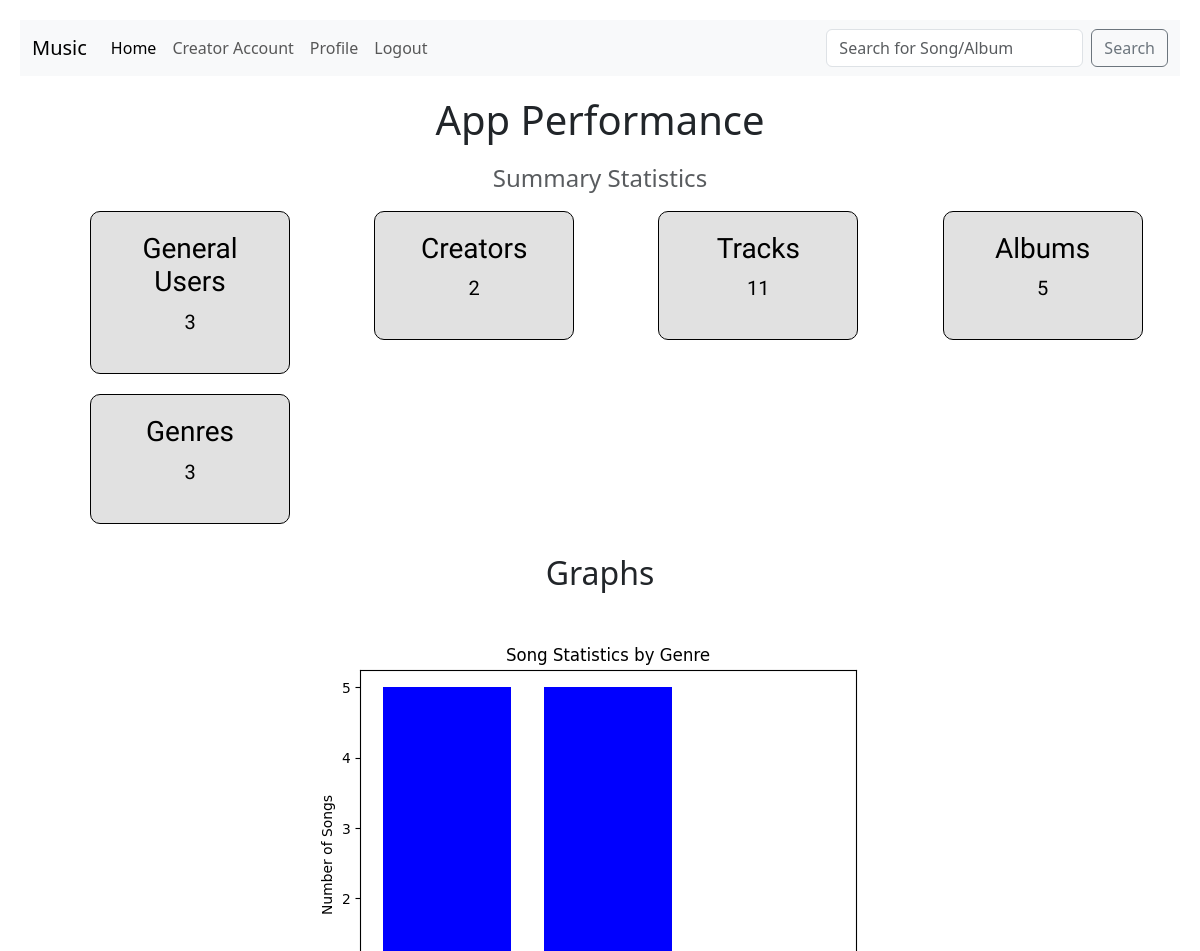
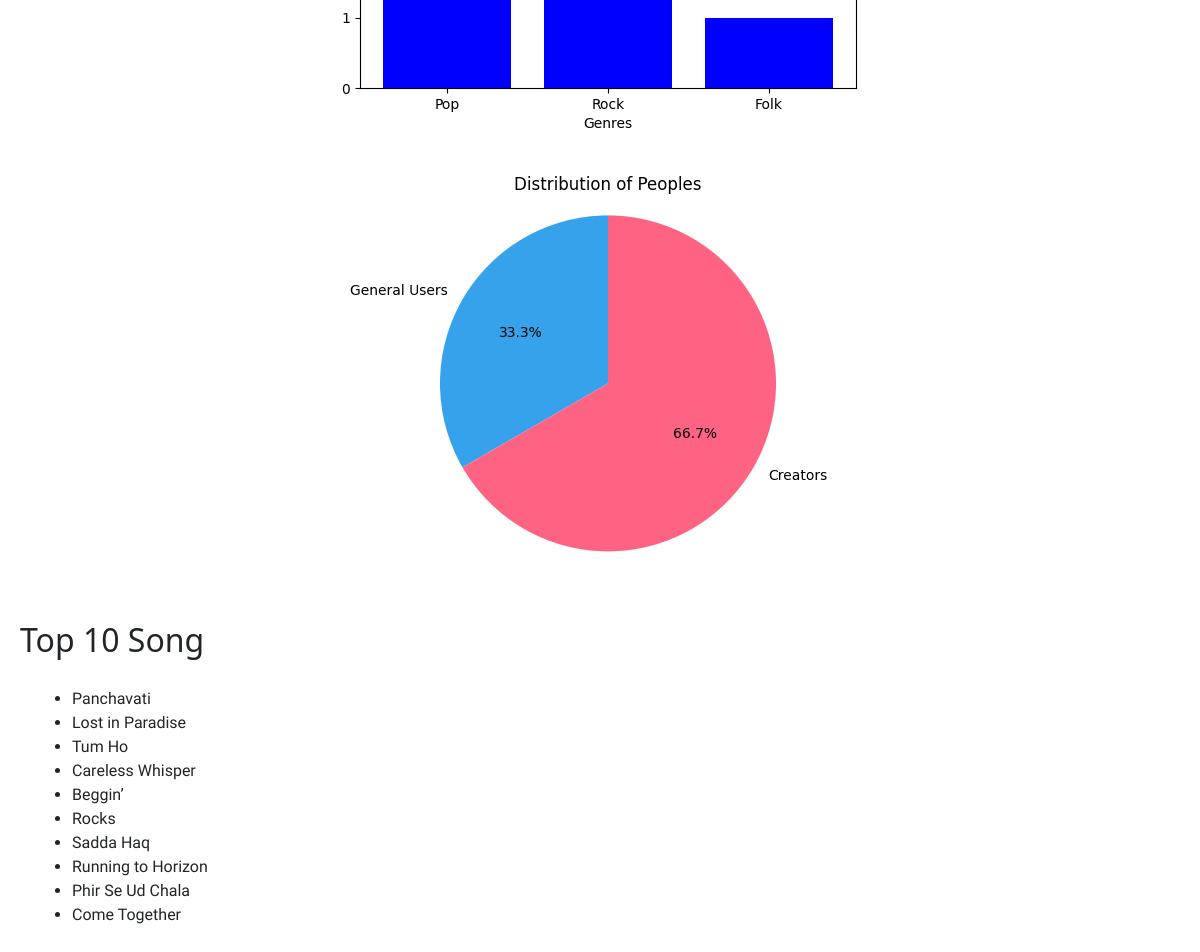
/admin_dashboard (signed in), run on the app's committed database (2 pictures, top to bottom).
### models.py (models this page shows)
class Songs(db.Model):
    __tablename__ = 'songs'
    song_id = db.Column(db.Integer, primary_key=True, nullable=False)
    creator_id = db.Column(db.Integer, db.ForeignKey('creators.creator_id'), nullable=False)
    name = db.Column(db.String(50), nullable=False)
    singer = db.Column(db.String(50), nullable=False)
    song_path = db.Column(db.String(100), nullable=False)
    lyrics_path = db.Column(db.String(100), nullable=False)
    thumbnail_path = db.Column(db.String(100), nullable=False)
    duration = db.Column(db.Integer, nullable=False)
    release_date = db.Column(db.DateTime, nullable=False)
    genre = db.Column(db.String(10), nullable=False)
    creator = db.relationship('Creators', back_populates='song')
    albums = db.relationship('Albums', secondary=album_song_association, back_populates='songs')
    playlists = db.relationship('Playlists', secondary=playlist_song_association, back_populates='songs')
    ratings = db.relationship('Ratings', back_populates='song')

### routes.py (the view)
@app.route('/admin_dashboard')
@auth_required
def admin_dashboard():
    user = Users.query.get(session['user_id'])
    top_rated_songs = db.session.query(
        Songs,
        func.round(func.avg(Ratings.rating), 2).label('average_rating')
    ).join(Ratings).group_by(Songs).order_by(func.avg(Ratings.rating).desc()).limit(10).all()
    songs = Songs.query.all()
    total_users = Users.query.filter(Users.role != 'admin').count()
    total_creators = Creators.query.count()
    total_tracks = Songs.query.count()
    total_albums = Albums.query.count()
    total_genres = db.session.query(Songs.genre).distinct().count()
    song_statistics_graph = song_statistics()
    user_distribution_data = {
        'General Users': total_users - total_creators,
        'Creators': total_creators
    }
    pie_chart_image = generate_pie_chart(user_distribution_data)
    return render_template('admin_dashboard.html', user=user, total_users=total_users, total_creators=total_creators, total_tracks=total_tracks, total_albums=total_albums, total_genres=total_genres, song_statistics_graph=song_statistics_graph, pie_chart_image=pie_chart_image,songs=songs, top_rated_songs=top_rated_songs)

### routes.py (called while the page is built)
def auth_required(function):
    @wraps(function)
    def inn(*args, **kwargs):
        if 'user_id' not in session:
            flash('Please login to continue.')
            return redirect(url_for('login'))
        return function(*args, **kwargs)
    return inn

@app.route('/song_statistics')
@auth_required
def song_statistics():
    songs = Songs.query.all()
    genres = [song.genre for song in songs]
    genre_counts = {}
    for genre in genres:
        genre_counts[genre] = genre_counts.get(genre, 0) + 1
    plt.bar(genre_counts.keys(), genre_counts.values(), color='blue')
    plt.xlabel('Genres')
    plt.ylabel('Number of Songs')
    plt.title('Song Statistics by Genre')
    img_bytes_io = BytesIO()
    plt.savefig(img_bytes_io, format='png')
    img_bytes_io.seek(0)
    img_base64 = base64.b64encode(img_bytes_io.getvalue()).decode('utf-8')
    plt.close()
    return img_base64

@app.route('/distribution_of_users')
@auth_required
def generate_pie_chart(data):
    labels = data.keys()
    sizes = data.values()
    plt.pie(sizes, labels=labels, autopct='%1.1f%%', startangle=90, colors=['#36a2eb', '#ff6384'])
    plt.axis('equal')
    plt.title('Distribution of Peoples')
    img_bytes_io = BytesIO()
    plt.savefig(img_bytes_io, format='png')
    plt.close()
    img_base64 = base64.b64encode(img_bytes_io.getvalue()).decode('utf-8')
    return img_base64

### templates/admin_dashboard.html (shortened to what this page needs)
{% extends 'base_layout.html' %}
{% block content %}
<h1>App Performance</h1>
<h4 class="text-muted">Summary Statistics</h4>
<div class="summary-box">
    <h3>General Users</h3>
    <p>{{ total_users }}</p>
</div>
<div class="summary-box">
    <h3>Creators</h3>
    <p>{{ total_creators }}</p>
</div>
<div class="summary-box">
    <h3>Tracks</h3>
    <p>{{ total_tracks }}</p>
</div>
<div class="summary-box">
    <h3>Albums</h3>
    <p>{{ total_albums }}</p>
</div>
<div class="summary-box">
    <h3>Genres</h3>
    <p>{{ total_genres }}</p>
</div>
<h2 class="graph-box">Graphs</h2>
<div class="graph-box">
    <img alt="Song Statistics Graph">
    <img alt="User Distribution Pie Chart">
</div>
<h2>Top 10 Song</h2>
<div style="display: flex; flex-wrap: wrap; justify-content: space-between;">
    <ul>
        <div class="top_song">
            {% for song, average_rating in top_rated_songs %}
            <li> {{ song.name }} </li>
            {% endfor %}
        </div>
    </ul>
</div>
{% endblock %}

### static/style.css (style rules this page uses)
body { background-color: #ffffff; color: black; text-align: center; padding: 20px; margin: auto; }

### templates/admin_dashboard.html (style rules this page uses)
h1, h4 { text-align: center; margin-top: 20px; }
p { font-size: 20px; }
.summary-box { display: inline-flex; justify-content: space-between; background-color: #E1E1E1; color: black; border-color: black; align-items: center; flex-direction: column; width: 200px; margin-top: 30px; margin: 10px; margin-left: 70px; padding: 20px; border: 1px solid; border-radius: 10px; text-align: center; font-family: 'Akaya Kanadaka', sans-serif; }
.top_song { padding: 20px; font-family: 'Akaya Kanadaka', sans-serif; }
.graph-box { margin-top: 20px; text-align: center; }

### data on the page
Songs: name "Panchavati"
Songs: name "Lost in Paradise"
Songs: name "Tum Ho"
Songs: name "Careless Whisper"
Songs: name "Beggin’"
Songs: name "Rocks"
Songs: name "Sadda Haq"
Songs: name "Running to Horizon"
Songs: name "Phir Se Ud Chala"
Songs: name "Come Together"

### other printed values
{{ total_users }} "3"
{{ total_creators }} "2"
{{ total_tracks }} "11"
{{ total_albums }} "5"
{{ total_genres }} "3"
